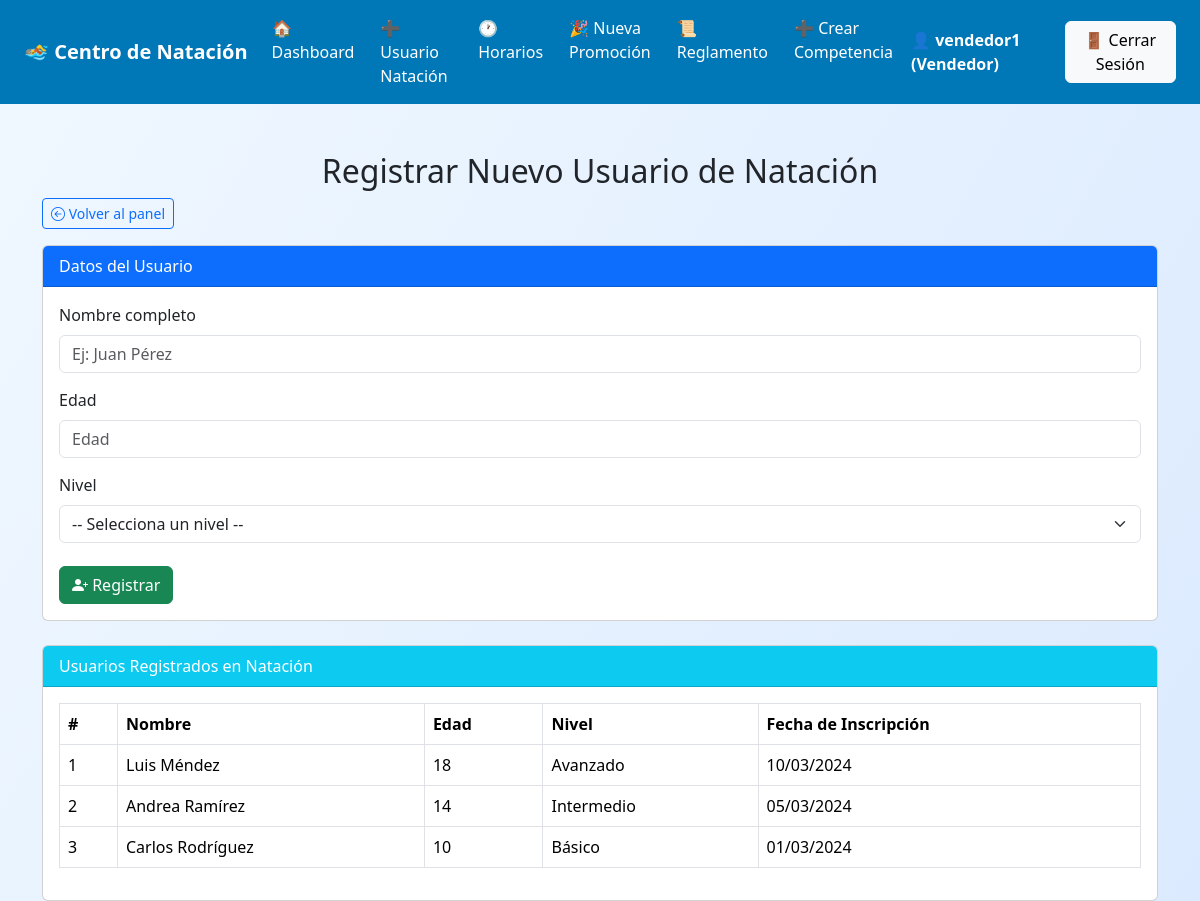
The app's page /vendedor/agregar_usuario_natacion.php (signed in) with its own data.
### tables this page shows
CREATE TABLE IF NOT EXISTS usuarios_natacion (
    id INT AUTO_INCREMENT PRIMARY KEY,
    nombre VARCHAR(100),
    edad INT,
    nivel ENUM('Básico','Intermedio','Avanzado'),
    fecha_inscripcion DATE
);

### vendedor/agregar_usuario_natacion.php (the view, shortened to what this page needs)
<?php
require_once '../database/conexion.php';
include '../includes/navbar.php';
$consulta = $conn->query("SELECT * FROM usuarios_natacion ORDER BY fecha_inscripcion DESC");
$usuarios_natacion = $consulta->fetchAll(PDO::FETCH_ASSOC);
?>
<!DOCTYPE html>
<html lang="es">
<head>
    <link href="https://cdn.jsdelivr.net/npm/bootstrap@5.3.3/dist/css/bootstrap.min.css" rel="stylesheet">
    <link href="https://cdn.jsdelivr.net/npm/bootstrap-icons@1.10.5/font/bootstrap-icons.css" rel="stylesheet">
</head>
<body>
<div class="container mt-5">
    <h2 class="titulo">Registrar Nuevo Usuario de Natación</h2>
    <div class="mb-3 text-start">
        <a href="dashboard.php" class="btn btn-outline-primary btn-sm">
            <i class="bi bi-arrow-left-circle"></i> Volver al panel
        </a>
    </div>
    <div class="card mb-4">
        <div class="card-header bg-primary text-white">
            Datos del Usuario
        </div>
        <div class="card-body">
            <form method="post">
                <label for="nombre" class="form-label">Nombre completo</label>
                <input type="text" name="nombre" id="nombre" class="form-control" placeholder="Ej: Juan Pérez" required>
                <label for="edad" class="form-label">Edad</label>
                <input type="number" name="edad" id="edad" class="form-control" placeholder="Edad" min="3" max="100" required>
                <label for="nivel" class="form-label">Nivel</label>
                <select name="nivel" id="nivel" class="form-select" required>
                    <option value="">-- Selecciona un nivel --</option>
                </select>
                <button type="submit" class="btn btn-success mt-2">
                    <i class="bi bi-person-plus-fill"></i> Registrar
                </button>
            </form>
        </div>
    </div>
    <div class="card">
        <div class="card-header bg-info text-white">
            Usuarios Registrados en Natación
        </div>
        <div class="card-body table-responsive">
            <table class="table table-hover table-bordered align-middle">
                <thead>
                    <tr>
                        <th>#</th>
                        <th>Nombre</th>
                        <th>Edad</th>
                        <th>Nivel</th>
                        <th>Fecha de Inscripción</th>
                    </tr>
                </thead>
                <tbody>
                    <?php if (!empty($usuarios_natacion)): ?>
                        <?php foreach ($usuarios_natacion as $i => $u): ?>
                        <tr>
                            <td><?= $i + 1 ?></td>
                            <td><?= $u['nombre'] ?></td>
                            <td><?= $u['edad'] ?></td>
                            <td><?= $u['nivel'] ?></td>
                            <td><?= date("d/m/Y", strtotime($u['fecha_inscripcion'])) ?></td>
                        </tr>
                        <?php endforeach; ?>
                    <?php else: ?>
                        <tr><td colspan="5" class="text-center text-muted">No hay usuarios registrados aún.</td></tr>
                    <?php endif; ?>
                </tbody>
            </table>
        </div>
    </div>
</div>
</body>
</html>

### vendedor/agregar_usuario_natacion.php (style rules this page uses)
body { background: linear-gradient(120deg, #f0f8ff, #dbeafe); }
.titulo { margin-top: 30px; text-align: center; }
.form-control, .form-select { margin-bottom: 15px; }
.table thead { background-color: #0077b6; color: white; }

### records on screen
usuarios_natacion: nombre "Luis Méndez", edad "18", nivel "Avanzado", fecha_inscripcion "10/03/2024"
usuarios_natacion: nombre "Andrea Ramírez", edad "14", nivel "Intermedio", fecha_inscripcion "05/03/2024"
usuarios_natacion: nombre "Carlos Rodríguez", edad "10", nivel "Básico", fecha_inscripcion "01/03/2024"

### other values on screen
$usuario "vendedor1"
$nivel "Vendedor"
